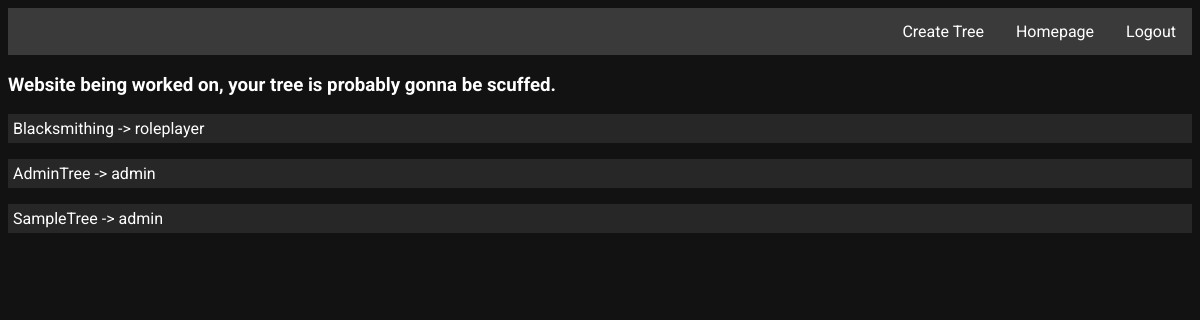
The app's page / (signed in), older data.
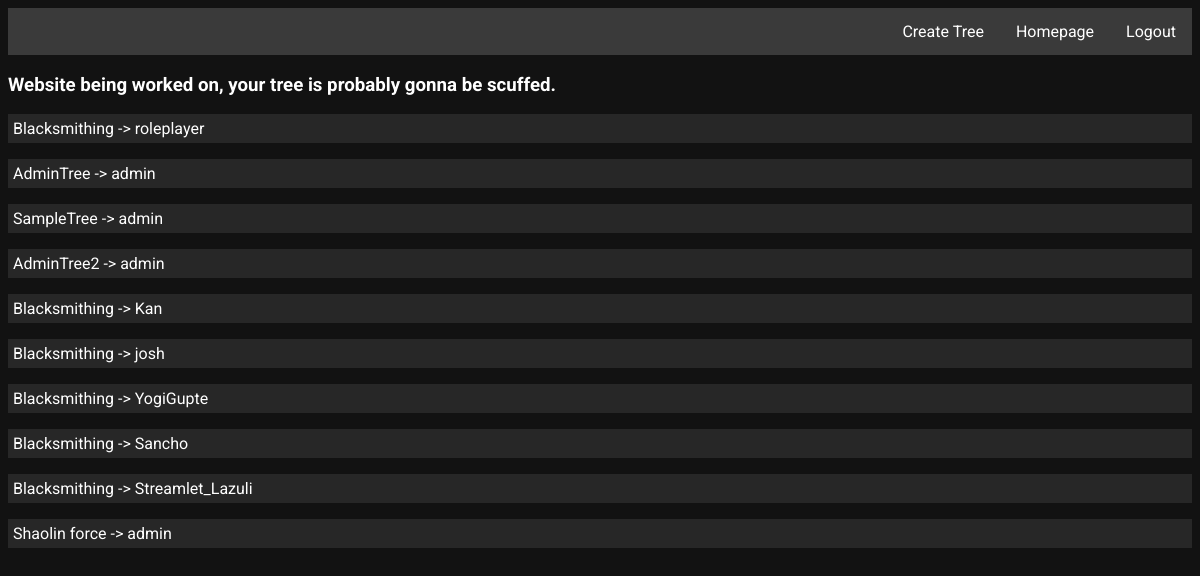
The same page, newer data.
### trees/models.py (models this page shows, shortened)
class Tree(models.Model):
    name = models.CharField(max_length=100)
    user = models.ForeignKey(User, on_delete=models.CASCADE, default=None, blank=True)
    def adminName(self):
        return str(self.name) + " -> " + str(self.user.username)

### tamriel_trees/views.py (the view)
# urls.py: path('', views.homepage, name='homepage'),
def homepage(request):
    allTrees = Tree.objects.all()
    trees = []
    for tree in allTrees:
        if tree.user == request.user:
            trees.append(tree)
    if request.user.is_superuser:
        return render(request, 'homepage.html', {'trees': allTrees})
    else:
        return render(request, 'homepage.html', {'trees': trees})

### templates/homepage.html (shortened to what this page needs)
{% extends 'base.html' %}
{% block content %}
    {% for tree in trees %}
    {% if user.is_superuser %}
    <div class="tree">
        <p><a href="{% url 'trees:treeDetail' tree.id %}">{{ tree.adminName }}</a></p>
    </div>
    {% else %}
    <div class="tree">
        <p><a href="{% url 'trees:treeDetail' tree.id %}">{{ tree.name }}</a></p>
    </div>
    {% endif %}
    {% empty %}
    <div class="tree">
        <p>No trees ):</p>
    </div>
    {% endfor %}
{% endblock %}

### templates/base.html (shortened to what this page needs)
{% load static %}
<!DOCTYPE html>
<html lang="en">
<head>
    <link href="https://unpkg.com/treeflex/dist/css/treeflex.css" rel="stylesheet">
    <link rel="stylesheet" type="text/css" href="{% static 'trees.css' %}">
    <link rel="stylesheet" type="text/css" href="{% static 'nav.css' %}">
    <link rel="stylesheet" type="text/css" href="{% static 'styles.css' %}">
</head>
<body>
    <ul id="nav">
        {% if user.is_authenticated %}
        <li><a href="{% url 'authentication:logout' %}">Logout</a></li>
        <li><a href="{% url 'homepage' %}">Homepage</a></li>
        {% if user.is_superuser %}
        <li><a href="{% url 'trees:createTree' %}">Create Tree</a></li>
        {% endif %}
        {% else %}
        <li><a href="{% url 'authentication:login' %}">Login</a></li>
        <li><a href="{% url 'authentication:signup' %}">Signup</a></li>
        {% endif %}
    </ul>
    <h3>Website being worked on, your tree is probably gonna be scuffed.</h3>
    {% block content %}
    {% endblock %}
</body>
</html>

### static/trees.css (style rules this page uses)
body { background-color: #121212; color: #FFFFFF; }

### static/nav.css (style rules this page uses)
#nav { list-style-type: none; margin: 0; padding: 0; overflow: hidden; background-color: #3A3A3A; }
#nav li { float: right; }
#nav li a { display: block; color: white; text-align: center; padding: 14px 16px; text-decoration: none; }

### static/styles.css (style rules this page uses)
body { background-color: #121212; color: #FFFFFF; font-family: 'Roboto', sans-serif; }
a { color: #FFFFFF; text-decoration: none; }
.tree a { padding: 5px; background-color: #272727; display: block; }

Row changes from the older to the newer data that the page shows:
added Tree: adminName "AdminTree2 -> admin"
added Tree: adminName "Blacksmithing -> Kan"
added Tree: adminName "Blacksmithing -> josh"
added Tree: adminName "Blacksmithing -> YogiGupte"
added Tree: adminName "Blacksmithing -> Sancho"
added Tree: adminName "Blacksmithing -> Streamlet_Lazuli"
added Tree: adminName "Shaolin force -> admin"
